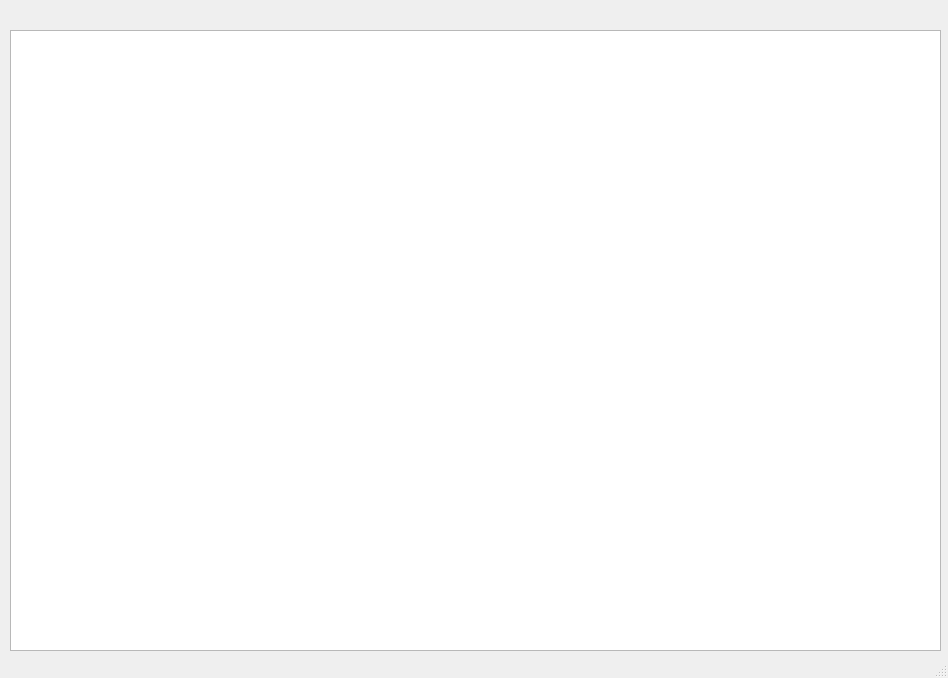
<?xml version="1.0" encoding="UTF-8"?>
<ui version="4.0">
 <class>MainWindow</class>
 <widget class="QMainWindow" name="MainWindow">
  <property name="geometry">
   <rect>
    <x>0</x>
    <y>0</y>
    <width>948</width>
    <height>678</height>
   </rect>
  </property>
  <property name="windowTitle">
   <string>Cofee</string>
  </property>
  <widget class="QWidget" name="centralwidget">
   <widget class="QTableWidget" name="tableWidget">
    <property name="geometry">
     <rect>
      <x>10</x>
      <y>30</y>
      <width>931</width>
      <height>621</height>
     </rect>
    </property>
   </widget>
  </widget>
  <widget class="QStatusBar" name="statusbar"/>
 </widget>
 <resources/>
 <connections/>
</ui>
